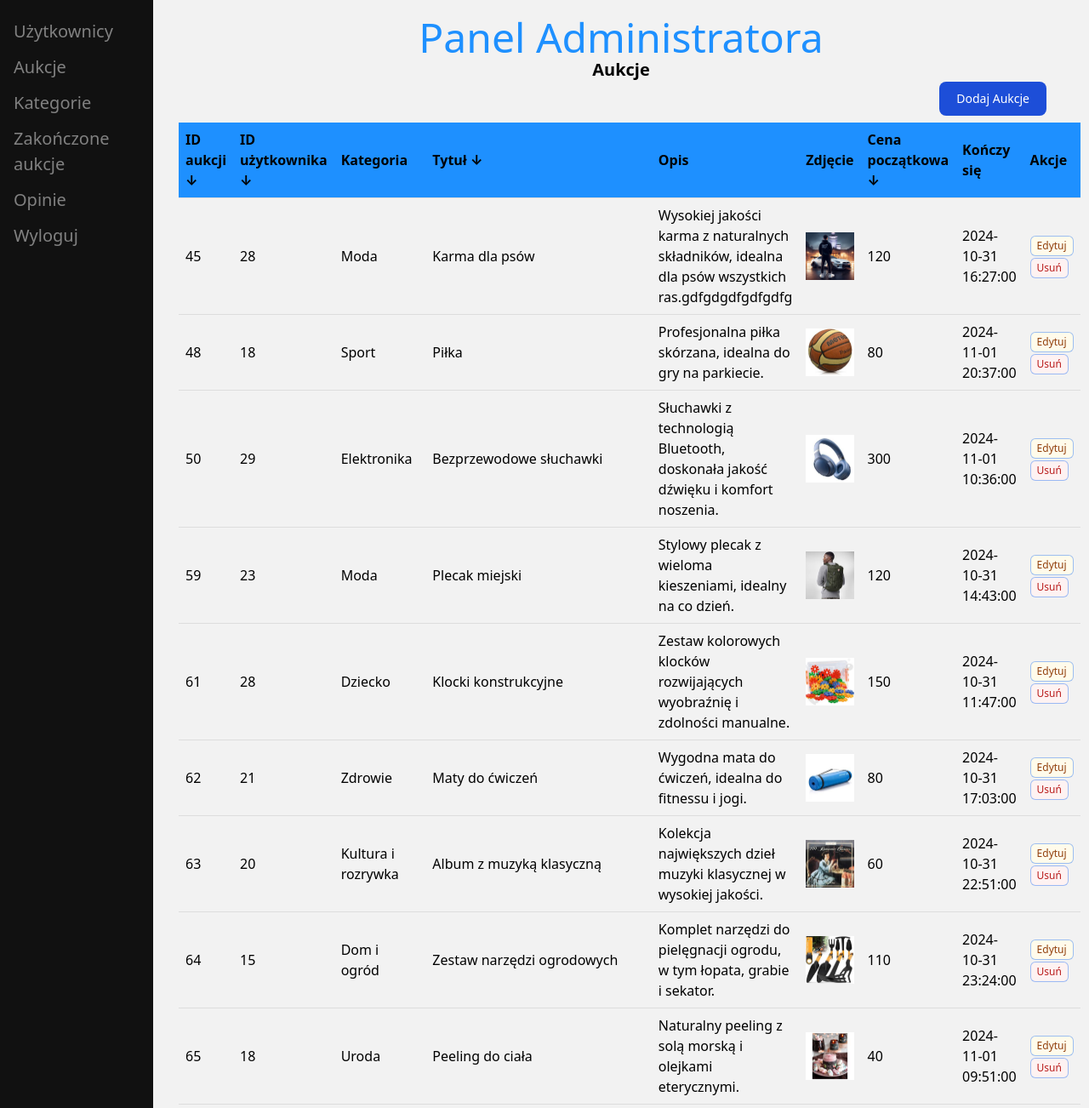
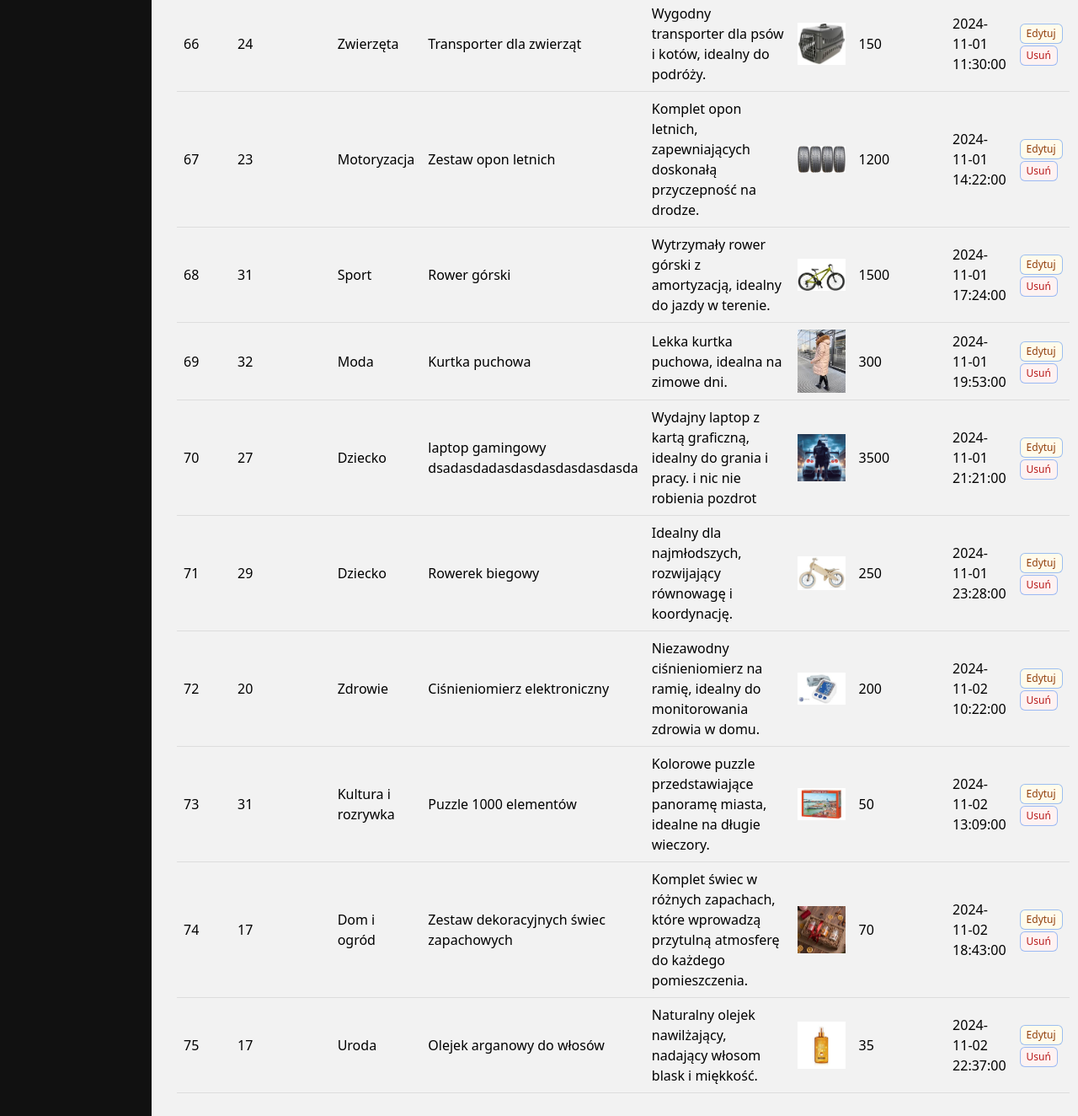
Page /dist/auctions_admin.php (signed in) on the committed database (2 pictures, top to bottom).
### tables this page shows
CREATE TABLE `auctions` (
  `id_auction` int(11) NOT NULL,
  `id_user` int(11) NOT NULL,
  `id_category` int(11) NOT NULL,
  `title` varchar(50) NOT NULL,
  `description` varchar(1000) NOT NULL,
  `image` varchar(255) NOT NULL,
  `start_price` double NOT NULL,
  `end_time` datetime NOT NULL DEFAULT current_timestamp(),
  `highest_bidder_id` int(11) DEFAULT NULL,
  `status` varchar(50) NOT NULL DEFAULT 'active'
);

CREATE TABLE `categories` (
  `id_category` int(11) NOT NULL,
  `category_name` varchar(100) NOT NULL
);

### scripts/filtr_auctions_admin.php (called while the page is built, shortened)
<?php
    $sortByAuctionID = isset($_GET['sortByAuctionID']) ? $_GET['sortByAuctionID'] : '';
    $sortByUserID = isset($_GET['sortByUserID']) ? $_GET['sortByUserID'] : '';
    $sortByTitle = isset($_GET['sortByTitle']) ? $_GET['sortByTitle'] : '';
    $sortByStartPrice = isset($_GET['sortByStartPrice']) ? $_GET['sortByStartPrice'] : '';
?>

### dist/auctions_admin.php (the view, shortened to what this page needs)
<?php
    include_once "../scripts/filtr_auctions_admin.php";
    $sql = "SELECT auctions.*, categories.category_name
    FROM auctions
    JOIN categories ON auctions.id_category = categories.id_category";
    $stmt = $conn->prepare($sql);
    $stmt->execute();
    $auctions = $stmt->fetchAll(PDO::FETCH_ASSOC);
?>
<!DOCTYPE html>
<html lang="en">
<head>
    <link rel="stylesheet" href="../src/auctions_admin.css">
    <link href="https://cdn.jsdelivr.net/npm/tailwindcss@2.2.19/dist/tailwind.min.css" rel="stylesheet">
</head>
<body>
<div class="sidebar">
        <a href="admin.php"><i class="fa fa-fw fa-user"></i> Użytkownicy</a>
        <a href="auctions_admin.php"><i class="fa fa-clipboard"></i> Aukcje</a>
        <a href="category_admin.php"><i class="fa fa-clipboard"></i> Kategorie</a>
        <a href="finished_auction_admin.php"><i class="fa fa-clipboard"></i> Zakończone aukcje</a>
        <a href="admin_reviews.php"><i class="fa fa-clipboard"></i> Opinie</a>
        <a href="../scripts/logout.php"><i class="fa fa-clipboard"></i> Wyloguj</a>
    </div>
    <div class="main">
    <h1 class="text-5xl">Panel Administratora</h1>
        <h2 class="font-bold text-xl">Aukcje</h2>
        <div class="flex justify-end mr-5"><button type="button" class="ml-3 text-white bg-blue-700 hover:bg-blue-800 focus:ring-4 focus:ring-blue-300 font-medium rounded-lg text-sm px-5 py-2.5 me-2 mb-2 dark:bg-blue-600 dark:hover:bg-blue-700 focus:outline-none dark:focus:ring-blue-800"><a href="add_admin_auction.php">Dodaj Aukcje</a></button></div>
        <table>
            <tr>
                <th><a href="?sortByAuctionID=<?php echo $sortByAuctionID === 'asc' ? 'desc' : 'asc'; ?>">ID aukcji <?php if ($sortByAuctionID === 'asc') echo "&#8593;"; else echo "&#8595;"; ?></a></th>
                <th><a href="?sortByUserID=<?php echo $sortByUserID === 'asc' ? 'desc' : 'asc'; ?>">ID użytkownika <?php if ($sortByUserID === 'asc') echo "&#8593;"; else echo "&#8595;"; ?></a></th>
                <th>Kategoria</th>
                <th><a href="?sortByTitle=<?php echo $sortByTitle === 'asc' ? 'desc' : 'asc'; ?>">Tytuł <?php if ($sortByTitle === 'asc') echo "&#8593;"; else echo "&#8595;"; ?></a></th>
                <th>Opis</th>
                <th>Zdjęcie</th>
                <th><a href="?sortByStartPrice=<?php echo $sortByStartPrice === 'asc' ? 'desc' : 'asc'; ?>">Cena początkowa <?php if ($sortByStartPrice === 'asc') echo "&#8593;"; else echo "&#8595;"; ?></a></th>
                <th>Kończy się</th>
                <th>Akcje</th>
            </tr>
             <?php foreach ($auctions as $auction): ?>
                <tr>
                <td><?php echo htmlspecialchars($auction['id_auction']); ?></td>
                <td><?php echo htmlspecialchars($auction['id_user']); ?></td>
                <td><?php echo htmlspecialchars($auction['category_name']); ?></td>
                    <td><?php echo htmlspecialchars($auction['title']); ?></td>
                    <td><?php echo htmlspecialchars($auction['description']); ?></td>
                    <td><img src="<?php echo htmlspecialchars($auction['image']); ?>" alt="Zdjęcie produktu" width="100"></td>
                    <td><?php echo htmlspecialchars($auction['start_price']); ?></td>
                    <td><?php echo htmlspecialchars($auction['end_time']); ?></td>
                    <td>
                        <span class="inline-flex items-center rounded-md bg-yellow-50 px-2 py-1 text-xs font-medium text-yellow-800 ring-1 ring-inset ring-yellow-600/20"><a href="edit_auction.php?id_auction=<?php echo htmlspecialchars($auction['id_auction']); ?>">Edytuj</a></span>
                        <span class="inline-flex items-center rounded-md bg-red-50 px-2 py-1 text-xs font-medium text-red-700 ring-1 ring-inset ring-red-600/10"><a href="../scripts/delete_auctions_admin.php?id=<?php echo htmlspecialchars($auction['id_auction']); ?>">Usuń</a></span>
                    </td>
                </tr>
            <?php endforeach; ?>
        </table>
    </div>
</body>
</html>

### src/auctions_admin.css (style rules this page uses)
body { font-family: Arial, sans-serif; background-color: #f2f2f2; padding: 20px; }
h1 { text-align: center; color: #1E90FF; }
h2 { text-align: center; }
table { width: 100%; border-collapse: collapse; margin-bottom: 20px; }
th, td { padding: 8px; text-align: left; border-bottom: 1px solid #ddd; }
th { background-color: #1E90FF; }
.sidebar { height: 100%; width: 180px; position: fixed; z-index: 1; top: 0; left: 0; background-color: #111; overflow-x: hidden; padding-top: 16px; }
.sidebar a { padding: 6px 8px 6px 16px; text-decoration: none; font-size: 20px; color: #818181; display: block; }
.main { margin-left: 180px; padding: 0px 10px; }

### rows in the picture
auctions: id_auction "45", id_user "28", id_category.category_name "Moda", title "Karma dla psów", description "Wysokiej jakości karma z naturalnych składników, idealna dla psów wszystkich ras.gdfgdgdfgdfgdfg", image (picture), start_price "120", end_time "2024-10-31 16:27:00"
auctions: id_auction "48", id_user "18", id_category.category_name "Sport", title "Piłka", description "Profesjonalna piłka skórzana, idealna do gry na parkiecie.", image (picture), start_price "80", end_time "2024-11-01 20:37:00"
auctions: id_auction "50", id_user "29", id_category.category_name "Elektronika", title "Bezprzewodowe słuchawki", description "Słuchawki z technologią Bluetooth, doskonała jakość dźwięku i komfort noszenia.", image (picture), start_price "300", end_time "2024-11-01 10:36:00"
auctions: id_auction "59", id_user "23", id_category.category_name "Moda", title "Plecak miejski", description "Stylowy plecak z wieloma kieszeniami, idealny na co dzień.", image (picture), start_price "120", end_time "2024-10-31 14:43:00"
auctions: id_auction "61", id_user "28", id_category.category_name "Dziecko", title "Klocki konstrukcyjne", description "Zestaw kolorowych klocków rozwijających wyobraźnię i zdolności manualne.", image (picture), start_price "150", end_time "2024-10-31 11:47:00"
auctions: id_auction "62", id_user "21", id_category.category_name "Zdrowie", title "Maty do ćwiczeń", description "Wygodna mata do ćwiczeń, idealna do fitnessu i jogi.", image (picture), start_price "80", end_time "2024-10-31 17:03:00"
auctions: id_auction "63", id_user "20", id_category.category_name "Kultura i rozrywka", title "Album z muzyką klasyczną", description "Kolekcja największych dzieł muzyki klasycznej w wysokiej jakości.", image (picture), start_price "60", end_time "2024-10-31 22:51:00"
auctions: id_auction "64", id_user "15", id_category.category_name "Dom i ogród", title "Zestaw narzędzi ogrodowych", description "Komplet narzędzi do pielęgnacji ogrodu, w tym łopata, grabie i sekator.", image (picture), start_price "110", end_time "2024-10-31 23:24:00"
auctions: id_auction "65", id_user "18", id_category.category_name "Uroda", title "Peeling do ciała", description "Naturalny peeling z solą morską i olejkami eterycznymi.", image (picture), start_price "40", end_time "2024-11-01 09:51:00"
auctions: id_auction "66", id_user "24", id_category.category_name "Zwierzęta", title "Transporter dla zwierząt", description "Wygodny transporter dla psów i kotów, idealny do podróży.", image (picture), start_price "150", end_time "2024-11-01 11:30:00"
auctions: id_auction "67", id_user "23", id_category.category_name "Motoryzacja", title "Zestaw opon letnich", description "Komplet opon letnich, zapewniających doskonałą przyczepność na drodze.", image (picture), start_price "1200", end_time "2024-11-01 14:22:00"
auctions: id_auction "68", id_user "31", id_category.category_name "Sport", title "Rower górski", description "Wytrzymały rower górski z amortyzacją, idealny do jazdy w terenie.", image (picture), start_price "1500", end_time "2024-11-01 17:24:00"
auctions: id_auction "69", id_user "32", id_category.category_name "Moda", title "Kurtka puchowa", description "Lekka kurtka puchowa, idealna na zimowe dni.", image (picture), start_price "300", end_time "2024-11-01 19:53:00"
auctions: id_auction "70", id_user "27", id_category.category_name "Dziecko", title "laptop gamingowy dsadasdadasdasdasdasdasdasda", description "Wydajny laptop z kartą graficzną, idealny do grania i pracy. i nic nie robienia pozdrot", image (picture), start_price "3500", end_time "2024-11-01 21:21:00"
auctions: id_auction "71", id_user "29", id_category.category_name "Dziecko", title "Rowerek biegowy", description "Idealny dla najmłodszych, rozwijający równowagę i koordynację.", image (picture), start_price "250", end_time "2024-11-01 23:28:00"
auctions: id_auction "72", id_user "20", id_category.category_name "Zdrowie", title "Ciśnieniomierz elektroniczny", description "Niezawodny ciśnieniomierz na ramię, idealny do monitorowania zdrowia w domu.", image (picture), start_price "200", end_time "2024-11-02 10:22:00"
auctions: id_auction "73", id_user "31", id_category.category_name "Kultura i rozrywka", title "Puzzle 1000 elementów", description "Kolorowe puzzle przedstawiające panoramę miasta, idealne na długie wieczory.", image (picture), start_price "50", end_time "2024-11-02 13:09:00"
auctions: id_auction "74", id_user "17", id_category.category_name "Dom i ogród", title "Zestaw dekoracyjnych świec zapachowych", description "Komplet świec w różnych zapachach, które wprowadzą przytulną atmosferę do każdego pomieszczenia.", image (picture), start_price "70", end_time "2024-11-02 18:43:00"
auctions: id_auction "75", id_user "17", id_category.category_name "Uroda", title "Olejek arganowy do włosów", description "Naturalny olejek nawilżający, nadający włosom blask i miękkość.", image (picture), start_price "35", end_time "2024-11-02 22:37:00"
